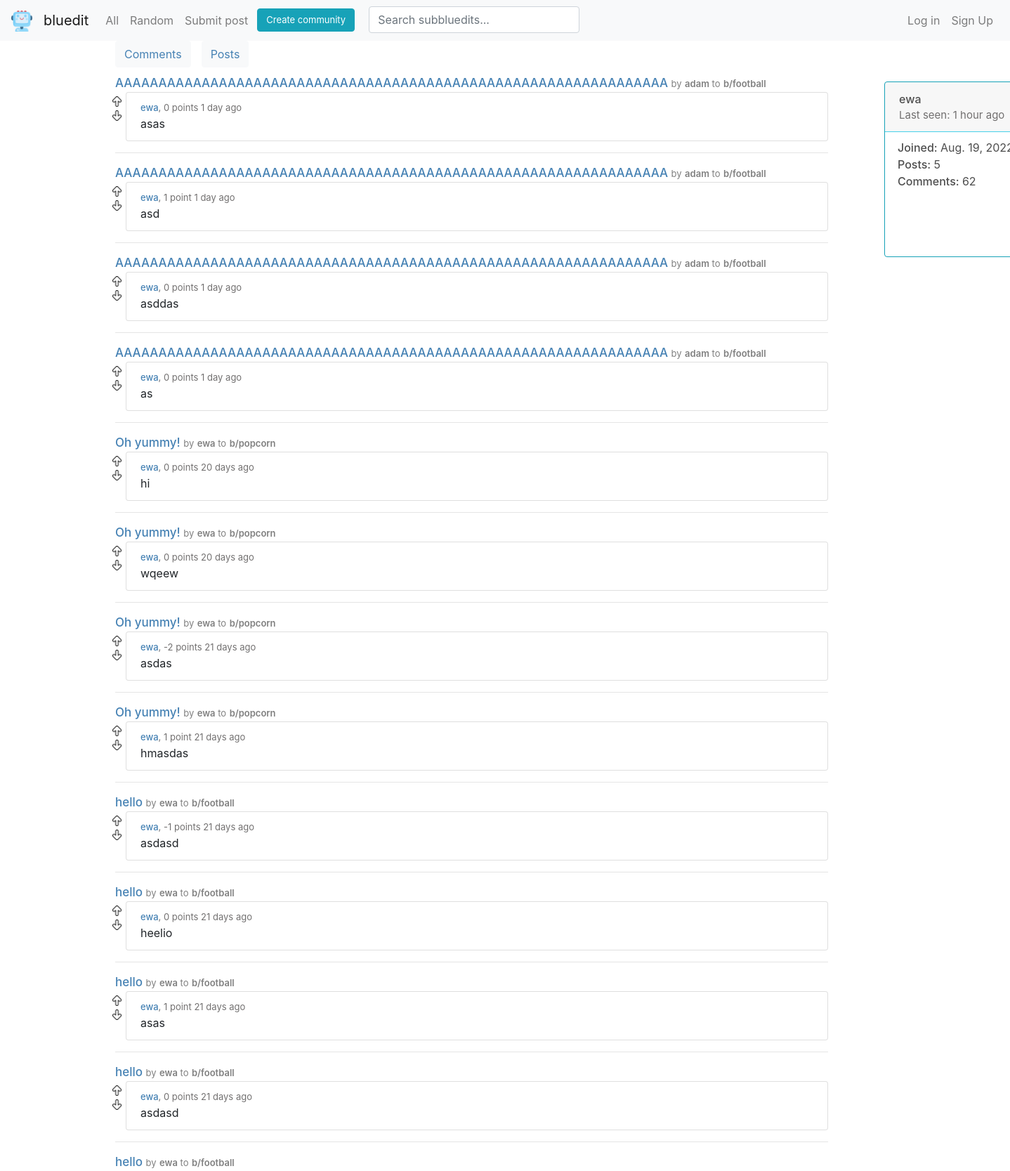
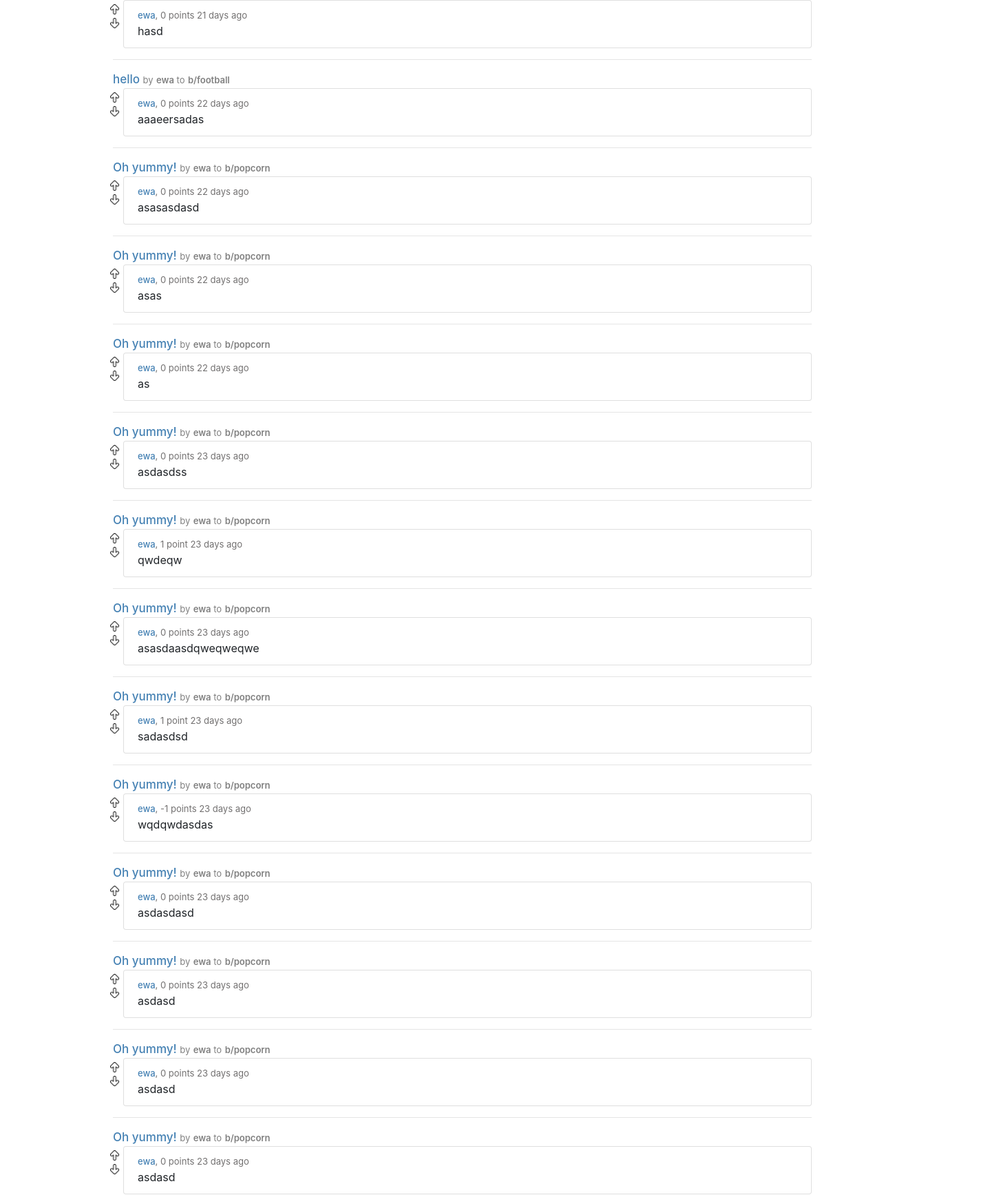
The page /user/ewa (upper part) on the database its author committed (2 pictures, top to bottom).
### bluedit/models.py (models this page shows)
class Comment(models.Model):
    text = models.CharField(max_length=512)
    user = models.ForeignKey(User, on_delete=models.CASCADE, related_name='comments')
    date = models.DateTimeField(auto_now_add=True)
    post = models.ForeignKey(Post, on_delete=models.CASCADE, related_name='comments')
    vote_count = models.IntegerField(default=0)
    parent = models.ForeignKey('self', on_delete=models.CASCADE, related_name='child', null=True, blank=True)
    tree_level = models.IntegerField(default=0, null=True, blank=True)
    class Meta:
        ordering = ['-date']

class Post(models.Model):
    title = models.CharField(max_length=64)
    description = models.CharField(max_length=512, null=True)
    image = models.URLField(null=True)
    date = models.DateTimeField(auto_now_add=True)
    user = models.ForeignKey(User, on_delete=models.CASCADE, related_name='posts')
    subbluedit = models.ForeignKey(Subbluedit, on_delete=models.CASCADE, related_name='posts')
    vote_count = models.IntegerField(default=0)
    class Meta:
        ordering = ['-date']

class User(AbstractUser):
    pass

class Subbluedit(models.Model):
    name = models.CharField(max_length=20, unique=True)
    description = models.CharField(max_length=128)
    user = models.ForeignKey(User, on_delete=models.CASCADE)
    members = models.ManyToManyField(User, default=None, related_name='subs')
    member_count = models.IntegerField(default=0)
    date = models.DateTimeField(auto_now_add=True)
    def __str__(self):
         return self.name

### bluedit/views.py (the view)
# urls.py: path('user/<str:username>', views.user, name='user'),
def user(request, username):
    profile_user = User.objects.get(username=username)
    user_id = request.user.id
    comments = profile_user.comments.all()
    votelist = []
    try:
        user = User.objects.get(pk=user_id)
        for comment in comments:
            if user.votes.filter(comment=comment).exists():
                vote_type = user.votes.get(comment=comment).vote_type
                votelist.append(vote_type)
            else:
                votelist.append(False)
    except User.DoesNotExist:
        for comment in comments:
            votelist.append(False)
    date_time_list = time_passed(comments)
    datelist = date_time_list[0]
    timeunit = date_time_list[1]
    zipped = zip(comments, votelist, datelist, timeunit)
    date = profile_user.date_joined.date()
    post_count = profile_user.posts.all().count()
    comment_count = profile_user.comments.all().count()
    list_of_two = date_to_time(profile_user.last_login)
    time = list_of_two[0]
    unit = list_of_two[1]
    unit.strip()
    return render(request, 'bluedit/user2.html', {
        'comments': comments,
        'profile_user': profile_user,
        'zipped': zipped,
        'date': date,
        'post_count': post_count,
        'comment_count': comment_count,
        'time': time,
        'unit': unit
    })

### bluedit/context_processors.py (called while the page is built)
def sub_list(request):
    try:
        user_id = request.user.id
        user = User.objects.get(pk=user_id)
        sub_list = user.subs.all()
        subs = []
        for sub in sub_list:
            subs.append(sub.name)
            sub_list = subs
    except User.DoesNotExist:
        sub_list = []
    return {
        'sub_list': sub_list
    }

### bluedit/templates/bluedit/user2.html (shortened to what this page needs)
{% extends 'bluedit/layout.html' %}
{% load crispy_forms_tags %}
{% load static %}
{% block body %}
<div class="submit-options">
    <div class="row">
      <button id='submit-option' hx-get="{% url 'user_option' profile_user.username 'comments' %}" hx-target="#submit-form" class="btn btn-light"><span class="submit-options-text">Comments</span></button>
      <button id='submit-option' hx-get="{% url 'user_option' profile_user.username 'posts' %}" hx-target="#submit-form" class="btn btn-light"><span class="submit-options-text"></class>Posts</span></button>
    </div>
</div>
<div class="row flex-nowrap">
  <div class="col-11">
    <div id="submit-form" hx-swap="innerHTML">
        {% for comment, vote_type, date, timeunit in zipped %}
        <a class='title-view' style="font-size: 17px;" href="{% url 'post' comment.post.id %}">{{comment.post.title}}</a> <span style="font-size: 13px; color: grey;" class="comment-text">by</span>
                <a style="font-size: 13px; color: grey; font-weight: 600;" href="{% url 'user' comment.post.user.username %}">{{comment.post.user.username}}</a><span style="font-size: 13px; color: grey;"class="comment-text"> to</span>
                <a style="font-size: 13px; color: grey; font-weight: 600;" href="{% url 'subbluedit' comment.post.subbluedit %}">b/{{comment.post.subbluedit}}</a>
        {% include 'bluedit/blocks/comment-block-no-tree.html' %}
        <hr>
        {% endfor %}
    </div>
  </div>
    {% include 'bluedit/blocks/card-block-user.html' %}
</div>
{% endblock %}

### bluedit/templates/bluedit/blocks/comment-block-no-tree.html (shortened to what this page needs)
{% load static %}
<div id='comment-block-{{comment.id}}' class="row">
    {% if user.is_authenticated %}
    <div hx-target="#comment-block-{{comment.id}}" hx-swap="outerHTML">
        <div class="vote-top" hx-headers='{"X-CSRFToken": "{{ csrf_token }}"}'>
            {% if vote_type == 'up' %}
            <a style='margin-bottom: 20px;' href="#" hx-put="{% url 'vote' 'comment' comment.id 'up' True %}"><img src="{% static 'images/arrow-up-full.png' %}" width="15" height="15" alt=""></a>
            {% else %}
            <a style='margin-bottom: 20px;' href="#" hx-put="{% url 'vote' 'comment' comment.id 'up' True %}"><img src="{% static 'images/arrow-up.png' %}" width="15" height="15" alt=""></a>
            {% endif %}
        </div>
        <div class="vote-bottom" hx-headers='{"X-CSRFToken": "{{ csrf_token }}"}'>
            {% if vote_type == 'down' %}
            <a href="#" hx-put="{% url 'vote' 'comment' comment.id 'down' True %}"><img src="{% static 'images/arrow-down-full.png' %}" width="15" height="15" alt=""></a>
            {% else %}
            <a href="#" hx-put="{% url 'vote' 'comment' comment.id 'down' True %}"><img src="{% static 'images/arrow-down.png' %}" width="15" height="15" alt=""></a>
            {% endif %}
        </div>
    </div>
    {% else %}
    <div>
        <div class="vote-top">
            <a href="{% url 'login' %}?next={{ request.get_full_path|urlencode }}"><img src="{% static 'images/arrow-up.png' %}" width="15" height="15" alt=""></a>
        </div>
        <div class="vote-bottom">
            <a href="{% url 'login' %}?next={{ request.get_full_path|urlencode }}"><img src="{% static 'images/arrow-down.png' %}" width="15" height="15" alt=""></a>
        </div>
    </div>
    {% endif %}
    <div class="col" style="padding-left: 5px;">
        <ul class="list-group-item" style='list-style: none;'>
            <li class="comment-top"><a id='name' href='{% url "user" comment.user.username %}'>{{comment.user.username}}</a>,
                <span>
                    {% if comment.vote_count == 1 %}
                    {{comment.vote_count}} point
                    {% else %}
                    {{comment.vote_count}} points
                    {% endif %}
                    {% if timeunit == 'second' %}
                     less than a minute ago
                    {% else %}
                    {{date}} {{timeunit}}{% if date != 1 %}s{% endif %} ago
                    {% endif %}
            </span>
            </li>
            <div hx-target="this" hx-swap="innerHTML">
                <li class="comment-text">{{comment.text}}</li>
            </div>
        </ul>
    </div>
</div>

### bluedit/templates/bluedit/blocks/card-block-user.html
<div class="col-1">
    <div id='card' class="card border-info" style="max-width: 18rem; margin-left: 50px; height: 250px; width: 350px;">
        <div class="card-header" style="border-color: rgb(71, 209, 233);">
            <span style="font-weight: 500; color: rgb(78, 78, 78);">{{profile_user.username}}</span>
            <div style="font-size: 15px; color:rgb(114, 112, 112);">
                Last seen: {{time}} {{unit}}{% if time != 1 %}s {% endif %}
                ago
            </div>
        </div>
        <div class="card-text">
            <div>
                <span style="font-weight: 500;">Joined: </span> {{date}}
            </div>
            <div>
                <span style="font-weight: 500;">Posts: </span> {{post_count}}
            </div>
            <div>
                <span style="font-weight: 500;">Comments:  </span>{{comment_count}}
            </div>
    </div>
</div>

### bluedit/static/bluedit/styles.css (style rules this page uses)
ul, li { list-style: none; }
.title-view { font-size: 22px; color: #4682B4; font-weight: 500; width: 100%; overflow-wrap: anywhere; }
#name { color: #4682B4; font-weight: 500; }
.vote-top { margin-left: 10px; height: 15px; display: block; }
.vote-bottom { margin-top: 5px; margin-left: 10px; height: 15px; display: block; }
.comment-text { font-size: 1rem; font-weight: 400; line-height: 1.5; color: #212529; overflow-wrap: anywhere; }
#submit-option { margin-bottom: 10px; margin-left: 15px; }
.submit-options-text { color:#4682B4; }
.comment-top { color:rgb(114, 112, 112); font-size: 13px; }
.card { height: 400px; display: block; width: 300px; }
#card { margin-top: 10px; height: 400px; }
.card-text { color: rgb(78, 78, 78); margin-left:18px; margin-top: 10px; }

### rows shown on the page
Comment: post "AAAAAAAAAAAAAAAAAAAAAAAAAAAAAAAAAAAAAAAAAAAAAAAAAAAAAAAAAAAAAAAA", post.user.username "adam", post.subbluedit "football", user.username "ewa", vote_count "0", date "1", timeunit "day", text "asas"
Comment: post "AAAAAAAAAAAAAAAAAAAAAAAAAAAAAAAAAAAAAAAAAAAAAAAAAAAAAAAAAAAAAAAA", post.user.username "adam", post.subbluedit "football", user.username "ewa", vote_count "1", date "1", timeunit "day", text "asd"
Comment: post "AAAAAAAAAAAAAAAAAAAAAAAAAAAAAAAAAAAAAAAAAAAAAAAAAAAAAAAAAAAAAAAA", post.user.username "adam", post.subbluedit "football", user.username "ewa", vote_count "0", date "1", timeunit "day", text "asddas"
Comment: post "AAAAAAAAAAAAAAAAAAAAAAAAAAAAAAAAAAAAAAAAAAAAAAAAAAAAAAAAAAAAAAAA", post.user.username "adam", post.subbluedit "football", user.username "ewa", vote_count "0", date "1", timeunit "day", text "as"
Comment: post "Oh yummy!", post.user.username "ewa", post.subbluedit "popcorn", user.username "ewa", vote_count "0", date "20", timeunit "day", text "hi"
Comment: post "Oh yummy!", post.user.username "ewa", post.subbluedit "popcorn", user.username "ewa", vote_count "0", date "20", timeunit "day", text "wqeew"
Comment: post "Oh yummy!", post.user.username "ewa", post.subbluedit "popcorn", user.username "ewa", vote_count "-2", date "21", timeunit "day", text "asdas"
Comment: post "Oh yummy!", post.user.username "ewa", post.subbluedit "popcorn", user.username "ewa", vote_count "1", date "21", timeunit "day", text "hmasdas"
Comment: post "hello", post.user.username "ewa", post.subbluedit "football", user.username "ewa", vote_count "-1", date "21", timeunit "day", text "asdasd"
Comment: post "hello", post.user.username "ewa", post.subbluedit "football", user.username "ewa", vote_count "0", date "21", timeunit "day", text "heelio"
Comment: post "hello", post.user.username "ewa", post.subbluedit "football", user.username "ewa", vote_count "1", date "21", timeunit "day", text "asas"
Comment: post "hello", post.user.username "ewa", post.subbluedit "football", user.username "ewa", vote_count "0", date "21", timeunit "day", text "asdasd"
Comment: post "hello", post.user.username "ewa", post.subbluedit "football", user.username "ewa", vote_count "0", date "21", timeunit "day", text "hasd"
Comment: post "hello", post.user.username "ewa", post.subbluedit "football", user.username "ewa", vote_count "0", date "22", timeunit "day", text "aaaeersadas"
Comment: post "Oh yummy!", post.user.username "ewa", post.subbluedit "popcorn", user.username "ewa", vote_count "0", date "22", timeunit "day", text "asasasdasd"
Comment: post "Oh yummy!", post.user.username "ewa", post.subbluedit "popcorn", user.username "ewa", vote_count "0", date "22", timeunit "day", text "asas"
Comment: post "Oh yummy!", post.user.username "ewa", post.subbluedit "popcorn", user.username "ewa", vote_count "0", date "22", timeunit "day", text "as"
Comment: post "Oh yummy!", post.user.username "ewa", post.subbluedit "popcorn", user.username "ewa", vote_count "0", date "23", timeunit "day", text "asdasdss"
Comment: post "Oh yummy!", post.user.username "ewa", post.subbluedit "popcorn", user.username "ewa", vote_count "1", date "23", timeunit "day", text "qwdeqw"
Comment: post "Oh yummy!", post.user.username "ewa", post.subbluedit "popcorn", user.username "ewa", vote_count "0", date "23", timeunit "day", text "asasdaasdqweqweqwe"
Comment: post "Oh yummy!", post.user.username "ewa", post.subbluedit "popcorn", user.username "ewa", vote_count "1", date "23", timeunit "day", text "sadasdsd"
Comment: post "Oh yummy!", post.user.username "ewa", post.subbluedit "popcorn", user.username "ewa", vote_count "-1", date "23", timeunit "day", text "wqdqwdasdas"
Comment: post "Oh yummy!", post.user.username "ewa", post.subbluedit "popcorn", user.username "ewa", vote_count "0", date "23", timeunit "day", text "asdasdasd"
Comment: post "Oh yummy!", post.user.username "ewa", post.subbluedit "popcorn", user.username "ewa", vote_count "0", date "23", timeunit "day", text "asdasd"
Comment: post "Oh yummy!", post.user.username "ewa", post.subbluedit "popcorn", user.username "ewa", vote_count "0", date "23", timeunit "day", text "asdasd"
Comment: post "Oh yummy!", post.user.username "ewa", post.subbluedit "popcorn", user.username "ewa", vote_count "0", date "23", timeunit "day", text "asdasd"
User: username "ewa"

### other values the page prints
{{ time }} "1"
{{ unit }} "hour"
{{ date }} "Aug. 19,…"
{{ post_count }} "5"
{{ comment_count }} "62"
